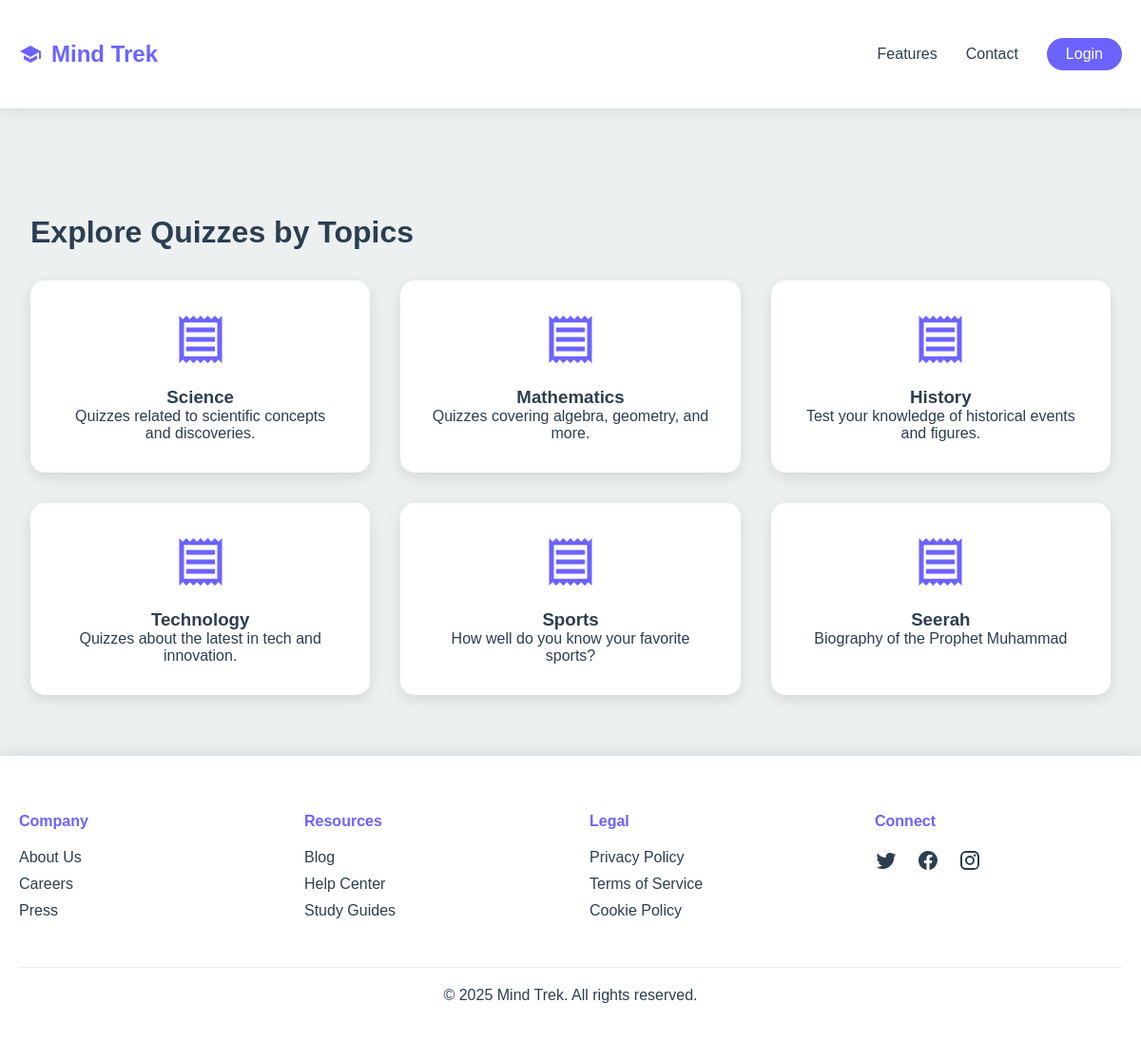
The page /quiz/topics/ on the database its author committed.
### quiz/models.py (models this page shows, shortened)
class Topic(models.Model):
    name = models.CharField(max_length=100, unique=True)
    description = models.TextField(blank=True, null=True)

### quiz/views.py (the view)
# urls.py: path("topics/", views.topics, name="topics"),
def topics(request):
    topics = Topic.objects.all()
    return render(request, "quiz/topics.html", {"topics": topics})

### quiz/templates/quiz/topics.html (shortened to what this page needs)
{% extends "layout.html" %}
{% load static %}
{% block statics %}
    <link rel="stylesheet" href="{% static "css/topics.css" %}">
{% endblock statics %}
{% block content %}
<main class="main-content">
    <h1>Explore Quizzes by Topics</h1>
    <div class="quiz-categories">
      {% for topic in topics %}
        <div class="category-card">
          <svg class="category-icon" viewBox="0 0 24 24">
            <path d="M19.5 3.5L18 2l-1.5 1.5L15 2l-1.5 1.5L12 2l-1.5 1.5L9 2 7.5 3.5 6 2 4.5 3.5 3 2v20l1.5-1.5L6 22l1.5-1.5L9 22l1.5-1.5L12 22l1.5-1.5L15 22l1.5-1.5L18 22l1.5-1.5L21 22V2l-1.5 1.5zM19 19.09H5V4.91h14v14.18zM6 15h12v2H6zm0-4h12v2H6zm0-4h12v2H6z"/>
          </svg>
          <h3>{{ topic.name }}</h3>
          <p>{{ topic.description }}</p>
        </div>
      {% endfor %}
    </div>
  </main>
{% endblock content %}

### static/css/general.css (style rules this page uses)
:root { --primary: #6C63FF; --secondary: #4CAF50; --dark: #2C3E50; --light: #ECF0F1; }
* { margin: 0; padding: 0; box-sizing: border-box; font-family: 'Poppins', sans-serif; }
body { background: var(--light); color: var(--dark); min-height: 100vh; display: flex; flex-direction: column; }

### static/css/topics.css (style rules this page uses)
.main-content { margin-top: 80px; padding: 2rem; max-width: 1200px; margin-left: auto; margin-right: auto; }
.quiz-categories { display: grid; grid-template-columns: repeat(3, minmax(250px, 1fr)); gap: 2rem; margin: 2rem 0; }
.category-card { background: white; border-radius: 15px; padding: 2rem; text-align: center; box-shadow: 0 5px 15px rgba(0,0,0,0.1); transition: transform 0.3s ease; cursor: pointer; }
.category-icon { width: 60px; height: 60px; margin: 0 auto 1rem; fill: var(--primary); }

### rows shown on the page
Topic: name "Science", description "Quizzes related to scientific concepts and discoveries."
Topic: name "Mathematics", description "Quizzes covering algebra, geometry, and more."
Topic: name "History", description "Test your knowledge of historical events and figures."
Topic: name "Technology", description "Quizzes about the latest in tech and innovation."
Topic: name "Sports", description "How well do you know your favorite sports?"
Topic: name "Seerah", description "Biography of the Prophet Muhammad"
